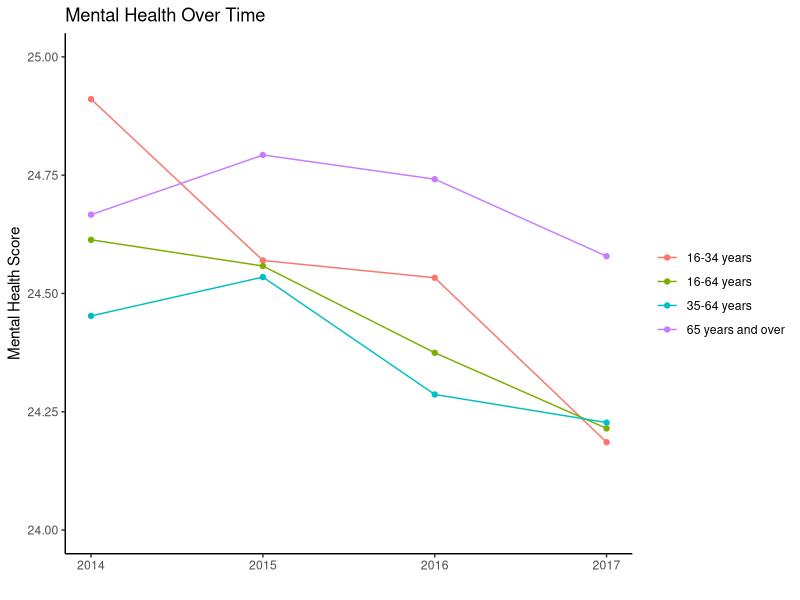

This figure's R source:
library(tidyverse)

mental_health_clean <- read_csv("data/mental_health_data/data/mental_health.csv")

mental_health_clean %>% 
  arrange(date_code) %>% 
  group_by(date_code, age) %>% 
  summarise(swemwbs_score = mean(swemwbs_score)) %>% 
  group_by(age) %>% 
  ggplot() +
  aes(x = date_code, y = swemwbs_score, colour = age) +
  geom_line(aes(group = age)) +
  geom_point() +
  scale_y_continuous(limits = c(24, 25)) +
  theme_classic() +
  theme(legend.title = element_blank()) +
  labs(
    x = "",
    y = "Mental Health Score",
    title = "Mental Health Over Time"
  )

  